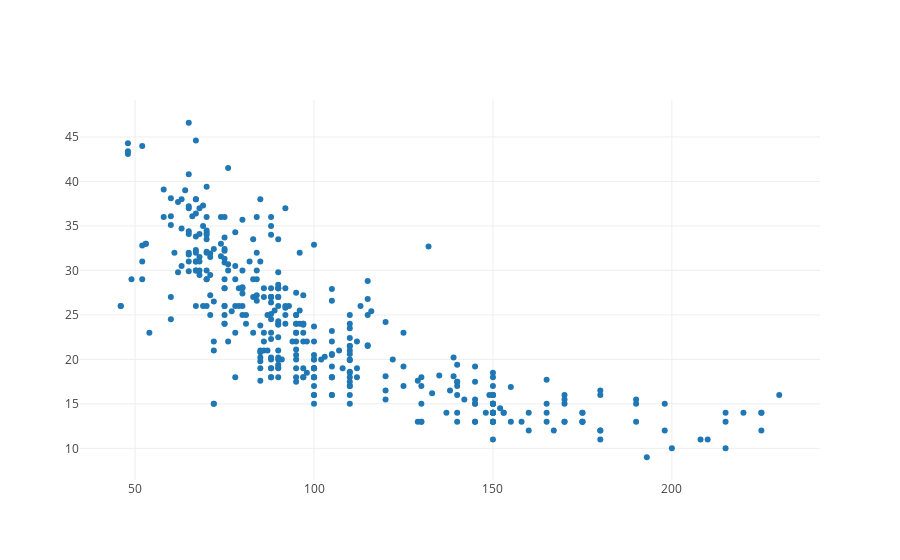

Notebook source saved alongside this figure:
### Markdown cell above
Here let's anwser one question: <b>Is there any relationship between MPG and Horsepower</b>?

### Code cell
trace = go.Scatter(x = dataframe['Horsepower'],
                   y = dataframe['MPG'],
                   mode = 'markers')
data = [trace]
py.iplot(data)

### Figure 1 — Plotly figure (JSON) as saved in the notebook; plotly's stock layout.template omitted (floating-point values rounded to 4 significant figures; data arrays with more than 128 entries replaced by an {"elided": "..."} marker saying what was removed)
{"data": [{"mode": "markers", "type": "scatter", "uid": "dffdeb38-e64b-4642-8d87-e4a0306f8bef", "x": {"elided": "392 int values"}, "y": {"elided": "392 float values"}}], "layout": {}}
